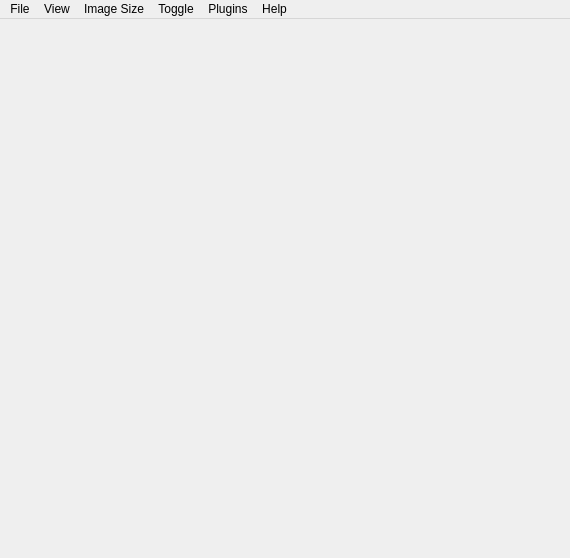
<?xml version="1.0" encoding="UTF-8"?>
<ui version="4.0">
 <class>MainWindow</class>
 <widget class="QMainWindow" name="MainWindow">
  <property name="geometry">
   <rect>
    <x>0</x>
    <y>0</y>
    <width>570</width>
    <height>558</height>
   </rect>
  </property>
  <property name="cursor">
   <cursorShape>ArrowCursor</cursorShape>
  </property>
  <property name="windowTitle">
   <string>MainWindow</string>
  </property>
  <property name="unifiedTitleAndToolBarOnMac">
   <bool>false</bool>
  </property>
  <widget class="QWidget" name="centralwidget"/>
  <widget class="QMenuBar" name="menubar">
   <property name="geometry">
    <rect>
     <x>0</x>
     <y>0</y>
     <width>570</width>
     <height>24</height>
    </rect>
   </property>
   <widget class="QMenu" name="menuFile">
    <property name="title">
     <string>File</string>
    </property>
    <widget class="QMenu" name="menuLoad_Volume">
     <property name="title">
      <string>Load Volume</string>
     </property>
     <addaction name="actionLoad_1_Volume"/>
     <addaction name="actionLoad_2_Volumes"/>
     <addaction name="actionLoad_3_Volumes"/>
     <addaction name="actionLoad_4_Volumes"/>
    </widget>
    <widget class="QMenu" name="menuLoad_Geometry">
     <property name="title">
      <string>Load Geometry</string>
     </property>
     <addaction name="actionNetwork"/>
     <addaction name="actionTriset"/>
     <addaction name="actionPoints"/>
     <addaction name="actionPaths"/>
     <addaction name="actionGrids"/>
    </widget>
    <addaction name="menuLoad_Volume"/>
    <addaction name="actionLoad_Project"/>
    <addaction name="menuLoad_Geometry"/>
    <addaction name="actionLoad_TFfromproject"/>
    <addaction name="actionImport_Keyframes"/>
    <addaction name="separator"/>
    <addaction name="actionSave_Project"/>
    <addaction name="actionSave_ProjectAs"/>
    <addaction name="separator"/>
    <addaction name="actionSave_Image"/>
    <addaction name="actionSave_ImageSequence"/>
    <addaction name="actionSave_Movie"/>
    <addaction name="separator"/>
    <addaction name="actionConnectVRPN"/>
    <addaction name="separator"/>
    <addaction name="actionExit"/>
   </widget>
   <widget class="QMenu" name="menuView">
    <property name="title">
     <string>View</string>
    </property>
   </widget>
   <widget class="QMenu" name="menuImage_Size">
    <property name="title">
     <string>Image Size</string>
    </property>
    <addaction name="actionImage_Size"/>
   </widget>
   <widget class="QMenu" name="menuToggle">
    <property name="tearOffEnabled">
     <bool>true</bool>
    </property>
    <property name="title">
     <string>Toggle</string>
    </property>
    <widget class="QMenu" name="menuFlip_Texture_Coordinates">
     <property name="title">
      <string>Flip Texture Coordinates</string>
     </property>
     <addaction name="actionFlip_ImageX"/>
     <addaction name="actionFlip_ImageY"/>
     <addaction name="actionFlip_ImageZ"/>
    </widget>
    <widget class="QMenu" name="menuRender_Quality">
     <property name="title">
      <string>Render Quality</string>
     </property>
     <addaction name="actionNormal"/>
     <addaction name="actionLow"/>
     <addaction name="actionVeryLow"/>
    </widget>
    <widget class="QMenu" name="menuAnaglyph_Stereo_2">
     <property name="title">
      <string>Stereo</string>
     </property>
     <addaction name="actionRedCyan"/>
     <addaction name="actionRedBlue"/>
     <addaction name="actionCrosseye"/>
     <addaction name="actionFor3DTVSideBySide"/>
     <addaction name="actionFor3DTVTopBottom"/>
    </widget>
    <widget class="QMenu" name="menuCamera_Type">
     <property name="title">
      <string>Camera Type</string>
     </property>
     <addaction name="actionPerspective"/>
     <addaction name="actionOrthographic"/>
    </widget>
    <addaction name="actionStatusBar"/>
    <addaction name="separator"/>
    <addaction name="actionHiresMode"/>
    <addaction name="separator"/>
    <addaction name="actionShadowRender"/>
    <addaction name="menuCamera_Type"/>
    <addaction name="menuAnaglyph_Stereo_2"/>
    <addaction name="actionAxes"/>
    <addaction name="actionBoundingBox"/>
    <addaction name="actionDepthcue"/>
    <addaction name="actionMouse_Grab"/>
    <addaction name="actionVisibility"/>
    <addaction name="separator"/>
    <addaction name="actionSwitch_To1D"/>
    <addaction name="actionEnable_Mask"/>
    <addaction name="separator"/>
    <addaction name="actionLinear_TextureInterpolation"/>
    <addaction name="actionSpline_PositionInterpolation"/>
    <addaction name="actionBottom_Text"/>
    <addaction name="separator"/>
    <addaction name="actionEmptySpaceSkip"/>
    <addaction name="menuRender_Quality"/>
    <addaction name="separator"/>
    <addaction name="actionUse_stillvolume"/>
    <addaction name="actionUse_dragvolume"/>
    <addaction name="actionUse_dragvolumeforshadows"/>
    <addaction name="separator"/>
    <addaction name="menuFlip_Texture_Coordinates"/>
   </widget>
   <widget class="QMenu" name="menuHelp">
    <property name="title">
     <string>Help</string>
    </property>
    <addaction name="actionAbout"/>
   </widget>
   <widget class="QMenu" name="menuPlugins">
    <property name="title">
     <string>Plugins</string>
    </property>
   </widget>
   <addaction name="menuFile"/>
   <addaction name="menuView"/>
   <addaction name="menuImage_Size"/>
   <addaction name="menuToggle"/>
   <addaction name="menuPlugins"/>
   <addaction name="menuHelp"/>
  </widget>
  <widget class="QStatusBar" name="statusBar">
   <property name="enabled">
    <bool>false</bool>
   </property>
   <property name="sizeGripEnabled">
    <bool>false</bool>
   </property>
  </widget>
  <action name="actionLoad_1_Volume">
   <property name="text">
    <string>Load 1 Volume</string>
   </property>
   <property name="whatsThis">
    <string/>
   </property>
  </action>
  <action name="actionLoad_2_Volumes">
   <property name="text">
    <string>Load 2 Volumes</string>
   </property>
  </action>
  <action name="actionLoad_3_Volumes">
   <property name="text">
    <string>Load 3 Volumes</string>
   </property>
  </action>
  <action name="actionLoad_4_Volumes">
   <property name="text">
    <string>Load 4 Volumes</string>
   </property>
  </action>
  <action name="actionLoad_Project">
   <property name="text">
    <string>Load Project</string>
   </property>
  </action>
  <action name="actionLoad_TFfromproject">
   <property name="text">
    <string>Import transfer functions from project</string>
   </property>
  </action>
  <action name="actionSave_Project">
   <property name="text">
    <string>Save Project</string>
   </property>
   <property name="iconText">
    <string>Save Project (Ctrl + S)</string>
   </property>
   <property name="shortcut">
    <string>Ctrl+S</string>
   </property>
  </action>
  <action name="actionSave_ProjectAs">
   <property name="text">
    <string>Save Project As</string>
   </property>
   <property name="shortcut">
    <string>Ctrl+Shift+S</string>
   </property>
  </action>
  <action name="actionSave_ImageSequence">
   <property name="text">
    <string>Save Image Sequence</string>
   </property>
  </action>
  <action name="actionSave_Movie">
   <property name="text">
    <string>Save Movie</string>
   </property>
  </action>
  <action name="actionExit">
   <property name="text">
    <string>Exit</string>
   </property>
  </action>
  <action name="actionImage_Size">
   <property name="text">
    <string>Image Size</string>
   </property>
  </action>
  <action name="actionHelp">
   <property name="text">
    <string>Help</string>
   </property>
  </action>
  <action name="actionMouse_Grab">
   <property name="text">
    <string>Mouse Grab (g)</string>
   </property>
  </action>
  <action name="actionSwitch_To1D">
   <property name="checkable">
    <bool>true</bool>
   </property>
   <property name="text">
    <string>1D Transfer Functions</string>
   </property>
  </action>
  <action name="actionEnable_Mask">
   <property name="checkable">
    <bool>true</bool>
   </property>
   <property name="enabled">
    <bool>false</bool>
   </property>
   <property name="text">
    <string>Enable Mask</string>
   </property>
   <property name="visible">
    <bool>false</bool>
   </property>
  </action>
  <action name="actionLinear_TextureInterpolation">
   <property name="checkable">
    <bool>true</bool>
   </property>
   <property name="checked">
    <bool>true</bool>
   </property>
   <property name="text">
    <string>Linear Texture Interpolation</string>
   </property>
  </action>
  <action name="actionFlip_ImageX">
   <property name="checkable">
    <bool>true</bool>
   </property>
   <property name="text">
    <string>X</string>
   </property>
  </action>
  <action name="actionFlip_ImageY">
   <property name="checkable">
    <bool>true</bool>
   </property>
   <property name="text">
    <string>Y</string>
   </property>
  </action>
  <action name="actionFlip_ImageZ">
   <property name="checkable">
    <bool>true</bool>
   </property>
   <property name="text">
    <string>Z</string>
   </property>
  </action>
  <action name="actionImport_Keyframes">
   <property name="text">
    <string>Import Keyframes</string>
   </property>
  </action>
  <action name="actionNetwork">
   <property name="text">
    <string>Network (Graph)</string>
   </property>
  </action>
  <action name="actionTriset">
   <property name="text">
    <string>Triset</string>
   </property>
  </action>
  <action name="actionPoints">
   <property name="text">
    <string>Points</string>
   </property>
  </action>
  <action name="actionPaths">
   <property name="text">
    <string>Paths/Vectors</string>
   </property>
  </action>
  <action name="actionGrids">
   <property name="text">
    <string>Grids</string>
   </property>
  </action>
  <action name="actionSpline_PositionInterpolation">
   <property name="checkable">
    <bool>true</bool>
   </property>
   <property name="checked">
    <bool>true</bool>
   </property>
   <property name="text">
    <string>Spline Position Interpolation</string>
   </property>
  </action>
  <action name="actionDepthcue">
   <property name="checkable">
    <bool>true</bool>
   </property>
   <property name="checked">
    <bool>true</bool>
   </property>
   <property name="text">
    <string>Depthcue (d)</string>
   </property>
  </action>
  <action name="actionUse_dragvolumeforshadows">
   <property name="checkable">
    <bool>true</bool>
   </property>
   <property name="checked">
    <bool>false</bool>
   </property>
   <property name="text">
    <string>Use dragvolume for shadows (j)</string>
   </property>
  </action>
  <action name="actionUse_dragvolume">
   <property name="checkable">
    <bool>true</bool>
   </property>
   <property name="text">
    <string>Use dragvolume (l)</string>
   </property>
  </action>
  <action name="actionBottom_Text">
   <property name="checkable">
    <bool>true</bool>
   </property>
   <property name="checked">
    <bool>true</bool>
   </property>
   <property name="text">
    <string>Bottom Text (?)</string>
   </property>
  </action>
  <action name="actionVeryLowQuality">
   <property name="checkable">
    <bool>true</bool>
   </property>
   <property name="text">
    <string>Very Low Quality Render</string>
   </property>
  </action>
  <action name="actionLowQuality">
   <property name="checkable">
    <bool>true</bool>
   </property>
   <property name="text">
    <string>Low Quality Render</string>
   </property>
  </action>
  <action name="actionNormalRender">
   <property name="checkable">
    <bool>true</bool>
   </property>
   <property name="checked">
    <bool>true</bool>
   </property>
   <property name="text">
    <string>Normal Render</string>
   </property>
  </action>
  <action name="actionNormal">
   <property name="checkable">
    <bool>true</bool>
   </property>
   <property name="checked">
    <bool>true</bool>
   </property>
   <property name="text">
    <string>Normal (0)</string>
   </property>
  </action>
  <action name="actionLow">
   <property name="checkable">
    <bool>true</bool>
   </property>
   <property name="text">
    <string>Low (9)</string>
   </property>
  </action>
  <action name="actionVeryLow">
   <property name="checkable">
    <bool>true</bool>
   </property>
   <property name="text">
    <string>Very Low (8)</string>
   </property>
  </action>
  <action name="actionUse_stillvolume">
   <property name="checkable">
    <bool>true</bool>
   </property>
   <property name="text">
    <string>Always high quality render (h)</string>
   </property>
  </action>
  <action name="actionEmptySpaceSkip">
   <property name="checkable">
    <bool>true</bool>
   </property>
   <property name="checked">
    <bool>true</bool>
   </property>
   <property name="text">
    <string>Skip Empty Region (e)</string>
   </property>
  </action>
  <action name="actionShadowRender">
   <property name="checkable">
    <bool>true</bool>
   </property>
   <property name="text">
    <string>Shadow Render (1)</string>
   </property>
  </action>
  <action name="actionVisibility">
   <property name="checkable">
    <bool>false</bool>
   </property>
   <property name="text">
    <string>Visibility (v)</string>
   </property>
  </action>
  <action name="actionAxes">
   <property name="checkable">
    <bool>true</bool>
   </property>
   <property name="text">
    <string>Axes (a)</string>
   </property>
  </action>
  <action name="actionBoundingBox">
   <property name="checkable">
    <bool>true</bool>
   </property>
   <property name="text">
    <string>Bounding Box (b)</string>
   </property>
  </action>
  <action name="actionStatusBar">
   <property name="checkable">
    <bool>true</bool>
   </property>
   <property name="text">
    <string>Status Bar</string>
   </property>
   <property name="visible">
    <bool>true</bool>
   </property>
  </action>
  <action name="actionRedBlue">
   <property name="checkable">
    <bool>true</bool>
   </property>
   <property name="text">
    <string>Red-Blue (3)</string>
   </property>
  </action>
  <action name="actionRedCyan">
   <property name="checkable">
    <bool>true</bool>
   </property>
   <property name="text">
    <string>Red-Cyan (2)</string>
   </property>
  </action>
  <action name="actionPerspective">
   <property name="checkable">
    <bool>true</bool>
   </property>
   <property name="checked">
    <bool>true</bool>
   </property>
   <property name="text">
    <string>Perspective</string>
   </property>
  </action>
  <action name="actionOrthographic">
   <property name="checkable">
    <bool>true</bool>
   </property>
   <property name="text">
    <string>Orthographic</string>
   </property>
  </action>
  <action name="actionCrosseye">
   <property name="checkable">
    <bool>true</bool>
   </property>
   <property name="text">
    <string>Crosseye (4)</string>
   </property>
  </action>
  <action name="actionAbout">
   <property name="text">
    <string>About</string>
   </property>
  </action>
  <action name="actionSave_Image">
   <property name="text">
    <string>Save Image</string>
   </property>
   <property name="shortcut">
    <string>Alt+S</string>
   </property>
  </action>
  <action name="actionFor3DTVSideBySide">
   <property name="checkable">
    <bool>true</bool>
   </property>
   <property name="text">
    <string>3D TV SideBySide (5)</string>
   </property>
  </action>
  <action name="actionFor3DTVTopBottom">
   <property name="checkable">
    <bool>true</bool>
   </property>
   <property name="text">
    <string>3D TV TopBottom (6)</string>
   </property>
  </action>
  <action name="actionHiresMode">
   <property name="checkable">
    <bool>true</bool>
   </property>
   <property name="text">
    <string>Hires Mode (F2)</string>
   </property>
  </action>
	  <action name="actionConnectVRPN">
	   <property name="text">
	    <string>&amp;Connect to VRPN Server...</string>
	   </property>
	  </action>
 </widget>
 <resources/>
 <connections/>
</ui>
